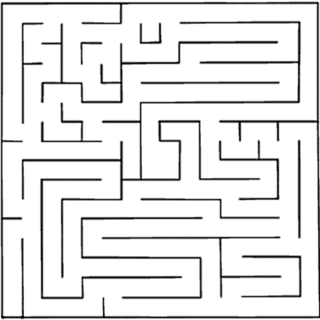
#> input picture labirynth_finder/labirynt.jpg, 320 x 320 px
$ python -i main.py   (imports and definitions only)
#> lines starting #> are read from the running program, lines starting #| are printed output that depends on the picture; after the words box and inside, x2 and y2 are one past the last pixel; in counts of white or black regions, pixels touching at a corner belong together
import random

import cv2
import numpy as np
import operator
import serial
import time

ser = serial.Serial()


# [34 lines left out: functions find_biggest_grid, crop_and_warp, find_board, not called in this run]


def find_ball_x_y(image):
    contours, hierarchy = cv2.findContours(image, cv2.RETR_EXTERNAL, cv2.CHAIN_APPROX_SIMPLE)
    contours = sorted(contours, key=cv2.contourArea, reverse=True)
    polygon = contours[0]
    bottom_right, _ = max(enumerate([pt[0][0] + pt[0][1] for pt in polygon]), key=operator.itemgetter(1))
    top_left, _ = min(enumerate([pt[0][0] + pt[0][1] for pt in polygon]), key=operator.itemgetter(1))
    return [polygon[top_left][0], polygon[bottom_right][0]]


# [13 lines left out: functions configurate_port, send_string_uart, not called in this run]


def find_ball_position(image):
    hsv = cv2.cvtColor(image, cv2.COLOR_BGR2HSV)
    B = 0;
    G = 0;
    R = 90;
    B_max = 31;
    G_max = 255;
    R_max = 255;
    lower_red = np.array([B, G, R])
    upper_red = np.array([B_max, G_max, R_max])
    mask = cv2.inRange(hsv, lower_red, upper_red)

    top_left, top_right = find_ball_x_y(mask)
    return top_left, top_right


# [1 line not run here, left out]

game = np.zeros((576, 576, 3))

x, y = (300, 300)


# [49 lines left out: function main, not called in this run]


# [1 line not run here, left out]

>>> import cv2
>>> picture = cv2.imread('../labirynth_finder/labirynt.jpg')
#> picture is the input picture: shape (320, 320, 3); min 0, max 255, mean 229.9
>>> result = find_ball_position(picture)
#> in find_ball_position, `hsv = cv2.cvtColor(image, cv2.COLOR_BGR2HSV)`: hsv: shape (320, 320, 3); mean H, S, V 0, 0, 229.9
#> in find_ball_position, `mask = cv2.inRange(hsv, lower_red, upper_red)`:
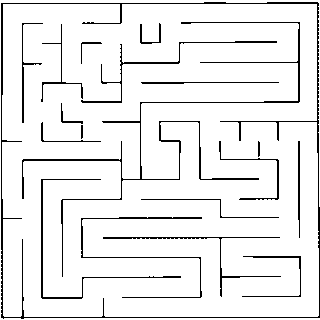
#> mask: shape (320, 320); 92.8% white; black in thin lines or dots
#> in find_ball_x_y, `contours, hierarchy = cv2.findContours(image, cv2.RETR_EXTERNAL, cv2.C..`: contours = 2 contours; box (x1, y1, x2, y2) and area: (2, 4, 319, 317) 97266, (0, 0, 320, 320) 934
#> in find_ball_x_y, `polygon = contours[0]`: polygon = contour of 93 points, box (x1, y1, x2, y2) (2, 4, 319, 317), area 97266
#> in find_ball_x_y, `bottom_right, _ = max(enumerate([pt[0][0] + pt[0][1] for pt in polygon..`: bottom_right = 38
#> in find_ball_x_y, `top_left, _ = min(enumerate([pt[0][0] + pt[0][1] for pt in polygon]), ..`: top_left = 0
#> in find_ball_position, `top_left, top_right = find_ball_x_y(mask)`: top_left = [3, 4]; top_right = [317, 316]
#> result = ([3, 4], [317, 316])
